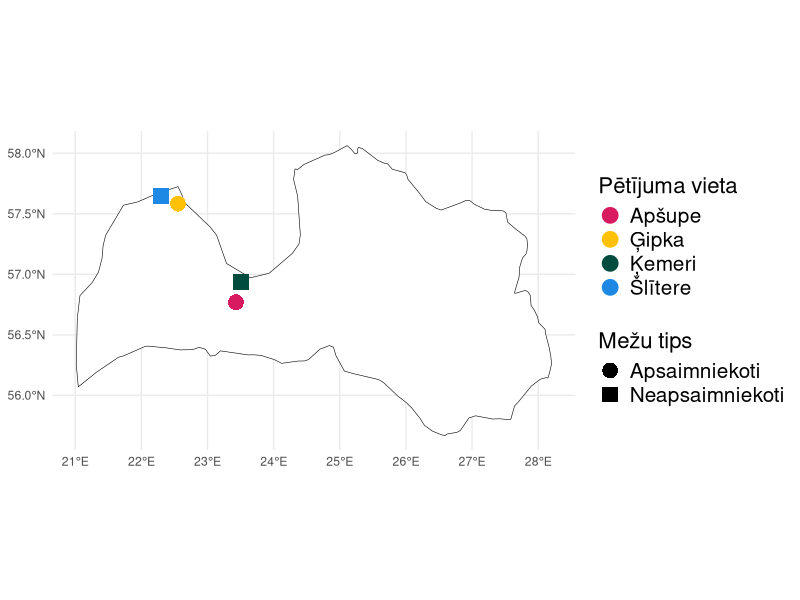

Write R code to recreate this figure. (Note: this script raises an error after producing the figure.)
# Pakotnes ----
if(!require(readxl)) install.packages("readxl")
if(!require(ggplot2)) install.packages("ggplot2")
if(!require(dplyr)) install.packages("dplyr")
if(!require(sf)) install.packages("sf")
if(!require(rnaturalearth)) install.packages("rnaturalearth")
if(!require(rnaturalearthdata)) install.packages("rnaturalearthdata")


# Dati ----
Vietas <- read_excel("uzskaisu_dati.xlsx", sheet = "Vietas")
unique(Vietas$vieta)



# Transekšu centroīdi ----
head(Vietas) # strūktūra
class(Vietas$x_sakums) # pārbaudīt mainīga klasi

Vietas <- Vietas %>% # samainīt visus uz numeric
  mutate(across(c(x_sakums, y_sakums, x_beigas, y_beigas), as.numeric))

class(Vietas$x_sakums)


Vietas <- Vietas[,c(1:6)] %>%
  mutate(
    x_vidus = (Vietas$x_sakums + Vietas$x_beigas) / 2,
    y_vidus = (Vietas$y_sakums + Vietas$y_beigas) / 2
  )
head(Vietas) # strūktūra


vietu_centroidi <- Vietas %>%
  group_by(vieta) %>%
  summarise(
    x_centroid = mean(x_vidus),
    y_centroid = mean(y_vidus),
    .groups = "drop"
  )


print(vietu_centroidi)

vietu_centroidi <- st_as_sf(vietu_centroidi, coords = c("x_centroid", "y_centroid"), crs = 3059)  # LKS-92



latvija_sf <- ne_countries(scale = "medium", returnclass = "sf") |>
  dplyr::filter(admin == "Latvia")

vietu_centroidi <- st_transform(vietu_centroidi, crs = st_crs(latvija_sf)) 


head(vietu_centroidi)
vietu_centroidi$tips <- ifelse(vietu_centroidi$vieta %in% c("Ģipka", "Apšupe"), "Apsaimniekoti", "Neapsaimniekoti")
unique(vietu_centroidi$vieta)



#Kopēja ------------------------------


ggplot() +
  geom_sf(data = latvija_sf, fill = "white", color = "black") +
  geom_sf(data = vietu_centroidi, aes(color = vieta, shape = tips), size = 5) +  
  scale_color_manual(values = c("#D81B60", "#FFC107", "#004D40", "#1E88E5"), 
                     name = "Pētījuma vieta") +
  scale_shape_manual(values = c(16, 15),  # piemēram: aplis, trīsstūris, kvadrāts
                     name = "Mežu tips") +
  theme_minimal() +
  theme(
    plot.title = element_text(size = 23, face = "bold"), 
    legend.title = element_text(size = 16),
    legend.text = element_text(size = 15)
  )



# Katrai vietai ----------------------

unique(vietas_centroidi$vieta)
vieta_punkts <- vietu_centroidi %>% filter(vieta == "Ģipka")

vieta_karte <- ggplot() +
  geom_sf(data = latvija_sf, fill = "white", color = "black") +
  geom_sf(data = vieta_punkts, aes(color = vieta, shape = tips), size = 2) +
  scale_color_manual(values = c("Ģipka" = "#FFC107"), name = NULL) +
  scale_shape_manual(values = c(16, 15), name = NULL) +
  theme_void() +
  theme(
    panel.background = element_rect(fill = NA, color = NA),
    plot.background = element_rect(fill = NA, color = NA),
    legend.position = "none"
  )

vieta_karte

ggsave("karte_caurs.png", 
       plot = vieta_karte,
       bg = "transparent",
       width = 428 / 600,
       height = 754 / 600,
       dpi = 600)
